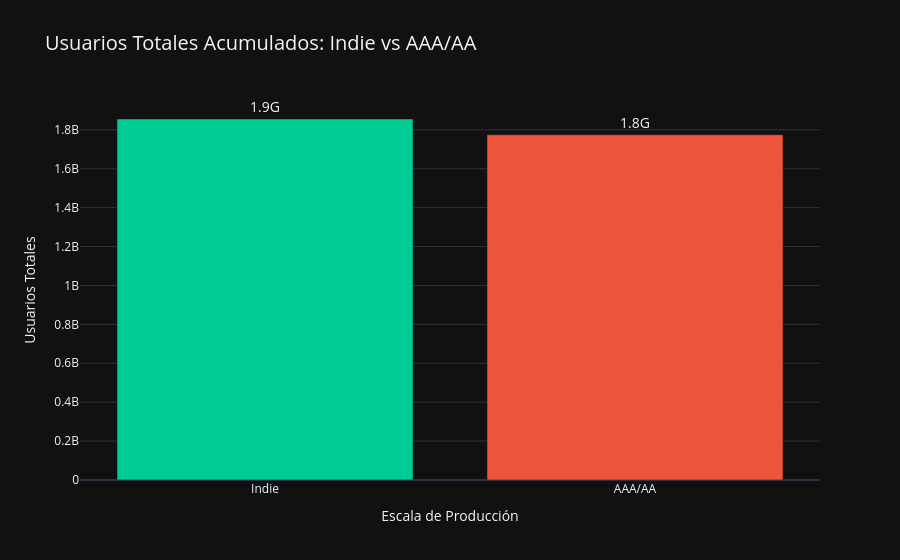

Notebook code for this chart:
### Code cell
# Gráfico 2: Barras
users_scale = df.groupby('production_scale', as_index=False)['owners_numeric'].sum()
fig2 = px.bar(users_scale, x='production_scale', y='owners_numeric', color='production_scale',
              template="plotly_dark", text_auto='.2s',
              color_discrete_map={'Indie': '#00CC96', 'AAA/AA': '#EF553B'},
              title="Usuarios Totales Acumulados: Indie vs AAA/AA",
              labels={'production_scale': 'Escala de Producción', 'owners_numeric': 'Usuarios Totales'})
fig2.update_traces(textposition='outside', textfont_size=14)
fig2.update_layout(title_font_size=20, showlegend=False)

print("""
GRÁFICO 2: Usuarios Totales Acumulados (Barras)
- Qué es: Volumen de mercado estático por escala.
- Qué se ve: Distribución total de adopción.
- Elementos: Eje X (Escala), Eje Y (Millones de usuarios).
""")

fig2.show()

### Figure 1 — Plotly figure (JSON) as saved in the notebook; plotly's stock layout.template omitted (floating-point values rounded to 4 significant figures)
{"data": [{"hovertemplate": "Escala de Producción=%{x}<br>Usuarios Totales=%{y}<extra></extra>", "legendgroup": "Indie", "marker": {"color": "#00CC96", "pattern": {"shape": ""}}, "name": "Indie", "orientation": "v", "showlegend": true, "textfont": {"size": 14}, "textposition": "outside", "texttemplate": "%{y:.2s}", "type": "bar", "x": ["Indie"], "xaxis": "x", "y": [1856000000.0], "yaxis": "y"}, {"hovertemplate": "Escala de Producción=%{x}<br>Usuarios Totales=%{y}<extra></extra>", "legendgroup": "AAA/AA", "marker": {"color": "#EF553B", "pattern": {"shape": ""}}, "name": "AAA/AA", "orientation": "v", "showlegend": true, "textfont": {"size": 14}, "textposition": "outside", "texttemplate": "%{y:.2s}", "type": "bar", "x": ["AAA/AA"], "xaxis": "x", "y": [1775000000.0], "yaxis": "y"}], "layout": {"barmode": "relative", "legend": {"title": {"text": "Escala de Producción"}, "tracegroupgap": 0}, "showlegend": false, "title": {"font": {"size": 20}, "text": "Usuarios Totales Acumulados: Indie vs AAA/AA"}, "xaxis": {"anchor": "y", "categoryarray": ["Indie", "AAA/AA"], "categoryorder": "array", "domain": [0, 1], "title": {"text": "Escala de Producción"}}, "yaxis": {"anchor": "x", "domain": [0, 1], "title": {"text": "Usuarios Totales"}}}}
